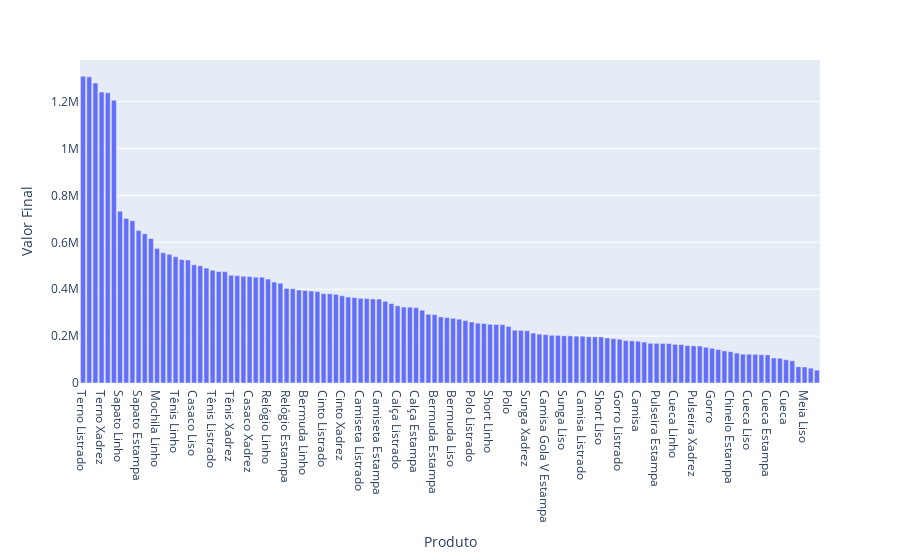

Source (notebook cell):
### Markdown cell above
### GRÁFICOS DE PRODUTOS

### Code cell
import plotly.express as px

# PRODUTO MAIS VENDIDO.

grafico = px.bar(tabela_produto, x='Produto', y='Valor Final')
grafico.show()

### Figure 1 — Plotly figure (JSON) as saved in the notebook; plotly's stock layout.template omitted (floating-point values rounded to 4 significant figures)
{"data": [{"alignmentgroup": "True", "hovertemplate": "Produto=%{x}<br>Valor Final=%{y}<extra></extra>", "legendgroup": "", "marker": {"color": "#636efa", "pattern": {"shape": ""}}, "name": "", "offsetgroup": "", "orientation": "v", "showlegend": false, "textposition": "auto", "type": "bar", "x": ["Terno Listrado", "Terno Linho", "Terno Liso", "Terno Xadrez", "Terno Estampa", "Terno", "Sapato Linho", "Sapato Liso", "Sapato Xadrez", "Sapato Estampa", "Sapato Listrado", "Sapato", "Mochila Linho", "Mochila Liso", "Casaco Linho", "Tênis Linho", "Mochila Xadrez", "Mochila Estampa", "Casaco Liso", "Mochila", "Mochila Listrado", "Tênis Listrado", "Casaco Listrado", "Tênis Liso", "Tênis Xadrez", "Tênis Estampa", "Casaco Estampa", "Casaco Xadrez", "Casaco", "Tênis", "Relógio Linho", "Cinto Linho", "Relógio Listrado", "Relógio Estampa", "Relógio Liso", "Camiseta Linho", "Bermuda Linho", "Calça Linho", "Cinto Liso", "Cinto Listrado", "Relógio Xadrez", "Cinto Estampa", "Cinto Xadrez", "Relógio", "Cinto", "Camiseta Listrado", "Camiseta Xadrez", "Calça Liso", "Camiseta Estampa", "Calça Xadrez", "Camiseta Liso", "Calça Listrado", "Calça", "Camiseta", "Calça Estampa", "Polo Linho", "Bermuda Listrado", "Bermuda Estampa", "Bermuda Xadrez", "Sunga Linho", "Bermuda Liso", "Bermuda", "Polo Xadrez", "Polo Listrado", "Camisa Linho", "Polo Estampa", "Short Linho", "Polo Liso", "Camisa Gola V Linho", "Polo", "Camisa Gola V Liso", "Gorro Linho", "Sunga Xadrez", "Pulseira Linho", "Camisa Estampa", "Camisa Gola V Estampa", "Camisa Gola V Listrado", "Sunga Estampa", "Sunga Liso", "Sunga Listrado", "Camisa Xadrez", "Camisa Listrado", "Camisa Gola V Xadrez", "Camisa Liso", "Short Liso", "Sunga", "Chinelo Linho", "Gorro Listrado", "Short Xadrez", "Camisa Gola V", "Camisa", "Short", "Short Estampa", "Pulseira Estampa", "Pulseira Liso", "Short Listrado", "Cueca Linho", "Gorro Liso", "Gorro Xadrez", "Pulseira Xadrez", "Gorro Estampa", "Pulseira Listrado", "Gorro", "Meia Linho", "Chinelo Liso", "Chinelo Estampa", "Chinelo Listrado", "Cueca Listrado", "Cueca Liso", "Pulseira", "Chinelo Xadrez", "Cueca Estampa", "Chinelo", "Cueca Xadrez", "Cueca", "Meia Estampa", "Meia Xadrez", "Meia Liso", "Meia Listrado", "Meia"], "xaxis": "x", "y": [1308814, 1305750, 1279440, 1240750, 1237618, 1206100, 732734, 702144, 692576, 650128, 636702, 616350, 573484, 555588, 548665, 538608, 526380, 524638, 503880, 499770, 490325, 481032, 475323, 474544, 459725, 457728, 455168, 454545, 451500, 451500, 443280, 430528, 425318, 403398, 402408, 396717, 394680, 392460, 389576, 381134, 380492, 377872, 371950, 366600, 364200, 361101, 360200, 358530, 358092, 348355, 338844, 329239, 323680, 323460, 321432, 310464, 293237, 291694, 281945, 278928, 275692, 272250, 266250, 260005, 255210, 253644, 250439, 249751, 248675, 241280, 225262, 224440, 223184, 212838, 208485, 206264, 203464, 203160, 201552, 201096, 199920, 199584, 197308, 196875, 196560, 191900, 188790, 186531, 180500, 179800, 178300, 174690, 169344, 169215, 168693, 167994, 164796, 164220, 159630, 158427, 157914, 152549, 148000, 142896, 136817, 133570, 127677, 122878, 122751, 122290, 120582, 119988, 106620, 105600, 99200, 94650, 69413, 68210, 63307, 54810], "yaxis": "y"}], "layout": {"barmode": "relative", "legend": {"tracegroupgap": 0}, "margin": {"t": 60}, "xaxis": {"anchor": "y", "domain": [0, 1], "title": {"text": "Produto"}}, "yaxis": {"anchor": "x", "domain": [0, 1], "title": {"text": "Valor Final"}}}}
